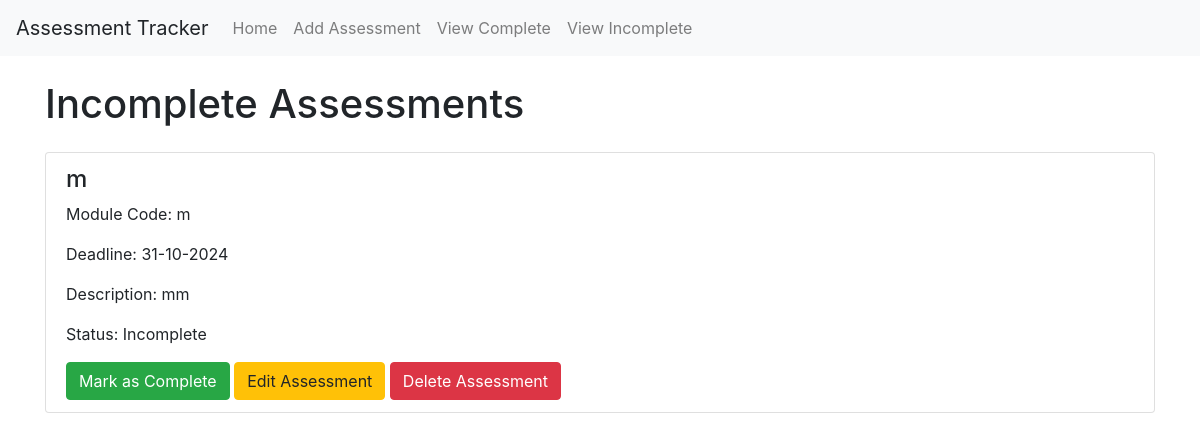
/view_incomplete, run on an earlier commit of the app's database.
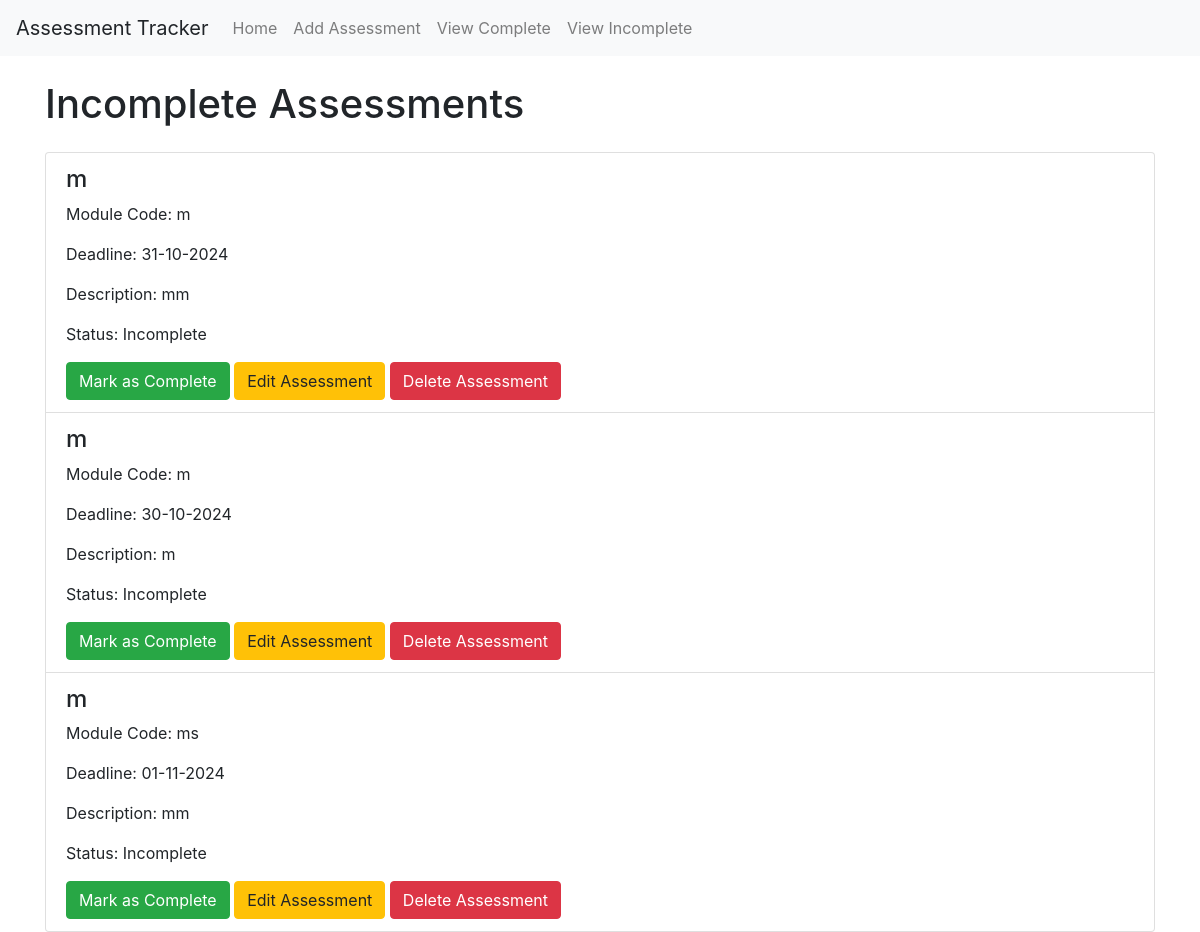
And on a later commit of the database.
### app/models.py (models this page shows)
class Assessment(db.Model):
    id = db.Column(db.Integer, primary_key=True)
    title = db.Column(db.String(100), nullable=False)
    module_code = db.Column(db.String(100), nullable=False)
    deadline = db.Column(db.DateTime, nullable=False)
    description = db.Column(db.Text, nullable=False)
    completed = db.Column(db.Boolean, default=False)

### app/views.py (the view)
@app.route('/view_incomplete')
def view_incomplete():
    incomplete_assessments = Assessment.query.filter_by(completed=False).all()
    return render_template('incomplete.html', assessments=incomplete_assessments)

### app/templates/incomplete.html (shortened to what this page needs)
{% extends "base.html" %}
{% block content %}
    <h1 class="my-4">Incomplete Assessments</h1>
    {% if assessments %}
        <ul class="list-group">
            {% for assessment in assessments %}
                <li class="list-group-item">
                    <h4>{{ assessment.title }}</h4>
                    <p>Module Code: {{ assessment.module_code }}</p>
                    <p>Deadline: {{ assessment.deadline.strftime('%d-%m-%Y') }}</p>
                    <p>Description: {{ assessment.description }}</p>
                    <p>Status: Incomplete</p>
                    <a href="{{ url_for('complete_button', id=assessment.id) }}" class="btn btn-success ">Mark as Complete</a>
                    <a href="{{ url_for('edit_assessment', id=assessment.id) }}" class="btn btn-warning ">Edit Assessment</a>
                    <a href="{{ url_for('delete_assessment', id=assessment.id) }}" class="btn btn-danger">Delete Assessment</a>
                </li>
            {% endfor %}
        </ul>
    {% else %}
        <p>No incomplete assessments found!</p>
    {% endif %}
{% endblock %}

What changed in the data, as far as the page shows it:
added Assessment: title "m", module_code "m", deadline "30-10-2024", description "m"
added Assessment: title "m", module_code "ms", deadline "01-11-2024", description "mm"
